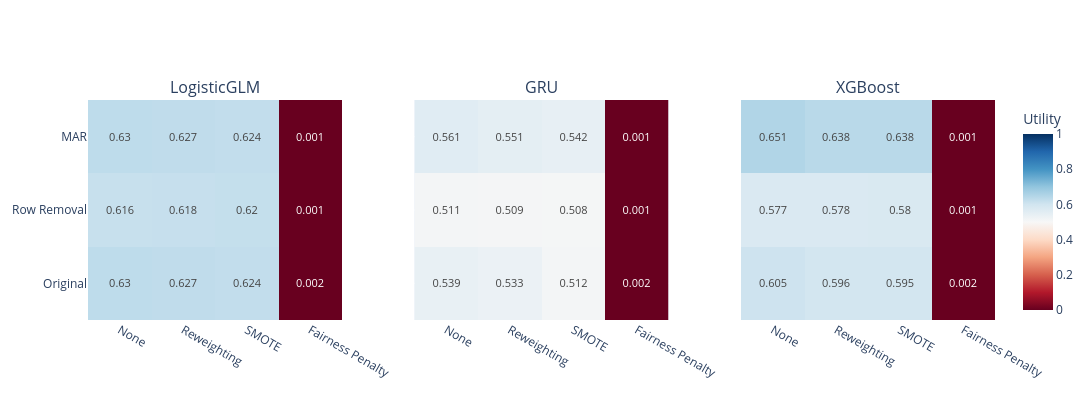

Here is the notebook cell this chart was saved with:
### Markdown cell above
# Summary Statistics Table

# Pivot to get means for each combination
summary_pivot = df_summary.pivot_table(
    index=['model', 'mitigation', 'perturbation'],
    values=['utility_mean', 'disparate_impact_mean', 'equal_opportunity_mean'],
    aggfunc='first'
).reset_index()

summary_pivot = summary_pivot.sort_values(['model', 'perturbation', 'mitigation'])

# Create interactive table
fig = go.Figure(data=[go.Table(
    header=dict(
        values=['<b>Model</b>', '<b>Mitigation</b>', '<b>Perturbation</b>', 
                '<b>Utility</b>', '<b>Disparate Impact</b>', '<b>Equal Opportunity</b>'],
        fill_color='lightgrey',
        align='left',
        font=dict(size=12)
    ),
    cells=dict(
        values=[
            summary_pivot['model'],
            summary_pivot['mitigation'],
            summary_pivot['perturbation'],
            summary_pivot['utility_mean'].round(3),
            summary_pivot['disparate_impact_mean'].round(3),
            summary_pivot['equal_opportunity_mean'].round(3),
        ],
        align='left',
        height=30
    )
)])

fig.update_layout(
    title="Summary: Mean Metrics Across Bootstrap Iterations",
    height=1200
)

try:
    fig.write_image(str(FIGURES_DIR / "01_summary_table.png"), scale=2, width=1200, height=1200)
    print(f"✓ Saved: {FIGURES_DIR / '01_summary_table.png'}")
except Exception as e:
    print(f"⚠ Could not save PNG (kaleido required): {e}")
    print(f"  Install with: pip install kaleido")

fig.show()

### Code cell
from plotly.subplots import make_subplots
import plotly.graph_objects as go
import numpy as np

# Heatmaps: Utility by Model, Mitigation, Perturbation
# Single figure with 3 subplots and shared colorbar

perturbation_map = {
    "D0": "Original",
    "D1A": "Row Removal",
    "D2A": "MAR"
}

mitigation_map = {
    "none": "None",
    "reweighting": "Reweighting",
    "smote": "SMOTE",
    "fairness_penalty": "Fairness Penalty"
}

perturbation_order = ["Original", "Row Removal", "MAR"]
mitigation_order = ["None", "Reweighting", "SMOTE", "Fairness Penalty"]

plot_df = df_summary.copy()

plot_df["perturbation"] = plot_df["perturbation"].replace(perturbation_map)
plot_df["mitigation"] = plot_df["mitigation"].replace(mitigation_map)

models = ["LogisticGLM", "GRU", "XGBoost"]

fig = make_subplots(
    rows=1,
    cols=3,
    subplot_titles=models,
    horizontal_spacing=0.08
)

for i, model_name in enumerate(models, start=1):
    df_model = plot_df[plot_df["model"] == model_name]

    pivot_util = df_model.pivot_table(
        index="perturbation",
        columns="mitigation",
        values="utility_mean",
        aggfunc="first"
    ).reindex(
        index=perturbation_order,
        columns=mitigation_order
    )

    fig.add_trace(
        go.Heatmap(
            z=pivot_util.values,
            x=pivot_util.columns,
            y=pivot_util.index,
            coloraxis="coloraxis",
            text=np.round(pivot_util.values, 3),
            texttemplate="%{text}",
            textfont=dict(size=11)
        ),
        row=1,
        col=i
    )

fig.update_layout(
    coloraxis=dict(
        colorscale="RdBu",
        cmin=0,
        cmax=1,
        colorbar=dict(title="Utility")
    ),
    height=400,
    width=1100
)

# Optional: avoid repeated y-axis labels
fig.update_yaxes(showticklabels=False, col=2)
fig.update_yaxes(showticklabels=False, col=3)

fname = "02_utility_heatmap_all_models.png"

try:
    fig.write_image(str(FIGURES_DIR / fname), scale=2, width=1100, height=400)
    print(f"✓ Saved: {FIGURES_DIR / fname}")
except Exception as e:
    print(f"⚠ Could not save {fname}: {e}")

fig.show()

### Figure 1 — Plotly figure (JSON) as saved in the notebook; plotly's stock layout.template omitted (floating-point values rounded to 4 significant figures)
{"data": [{"coloraxis": "coloraxis", "text": [[0.63, 0.627, 0.624, 0.002], [0.616, 0.618, 0.62, 0.001], [0.63, 0.627, 0.624, 0.001]], "textfont": {"size": 11}, "texttemplate": "%{text}", "type": "heatmap", "x": ["None", "Reweighting", "SMOTE", "Fairness Penalty"], "xaxis": "x", "y": ["Original", "Row Removal", "MAR"], "yaxis": "y", "z": [[0.6296, 0.6273, 0.6243, 0.001513], [0.6162, 0.6179, 0.62, 0.0008733], [0.6295, 0.6266, 0.6241, 0.001016]]}, {"coloraxis": "coloraxis", "text": [[0.539, 0.533, 0.512, 0.002], [0.511, 0.509, 0.508, 0.001], [0.561, 0.551, 0.542, 0.001]], "textfont": {"size": 11}, "texttemplate": "%{text}", "type": "heatmap", "x": ["None", "Reweighting", "SMOTE", "Fairness Penalty"], "xaxis": "x2", "y": ["Original", "Row Removal", "MAR"], "yaxis": "y2", "z": [[0.5389, 0.5328, 0.5117, 0.001513], [0.511, 0.5091, 0.5077, 0.0008733], [0.5606, 0.5509, 0.542, 0.001016]]}, {"coloraxis": "coloraxis", "text": [[0.605, 0.596, 0.595, 0.002], [0.577, 0.578, 0.58, 0.001], [0.651, 0.638, 0.638, 0.001]], "textfont": {"size": 11}, "texttemplate": "%{text}", "type": "heatmap", "x": ["None", "Reweighting", "SMOTE", "Fairness Penalty"], "xaxis": "x3", "y": ["Original", "Row Removal", "MAR"], "yaxis": "y3", "z": [[0.6053, 0.596, 0.5954, 0.001513], [0.5774, 0.5776, 0.5802, 0.0008733], [0.651, 0.6381, 0.6376, 0.001016]]}], "layout": {"annotations": [{"font": {"size": 16}, "showarrow": false, "text": "LogisticGLM", "x": 0.14, "xanchor": "center", "xref": "paper", "y": 1, "yanchor": "bottom", "yref": "paper"}, {"font": {"size": 16}, "showarrow": false, "text": "GRU", "x": 0.5, "xanchor": "center", "xref": "paper", "y": 1, "yanchor": "bottom", "yref": "paper"}, {"font": {"size": 16}, "showarrow": false, "text": "XGBoost", "x": 0.86, "xanchor": "center", "xref": "paper", "y": 1, "yanchor": "bottom", "yref": "paper"}], "coloraxis": {"cmax": 1, "cmin": 0, "colorbar": {"title": {"text": "Utility"}}, "colorscale": [[0, "rgb(103,0,31)"], [0.1, "rgb(178,24,43)"], [0.2, "rgb(214,96,77)"], [0.3, "rgb(244,165,130)"], [0.4, "rgb(253,219,199)"], [0.5, "rgb(247,247,247)"], [0.6, "rgb(209,229,240)"], [0.7, "rgb(146,197,222)"], [0.8, "rgb(67,147,195)"], [0.9, "rgb(33,102,172)"], [1, "rgb(5,48,97)"]]}, "height": 400, "width": 1100, "xaxis": {"anchor": "y", "domain": [0, 0.28]}, "xaxis2": {"anchor": "y2", "domain": [0.36, 0.64]}, "xaxis3": {"anchor": "y3", "domain": [0.72, 1]}, "yaxis": {"anchor": "x", "domain": [0, 1]}, "yaxis2": {"anchor": "x2", "domain": [0, 1], "showticklabels": false}, "yaxis3": {"anchor": "x3", "domain": [0, 1], "showticklabels": false}}}
